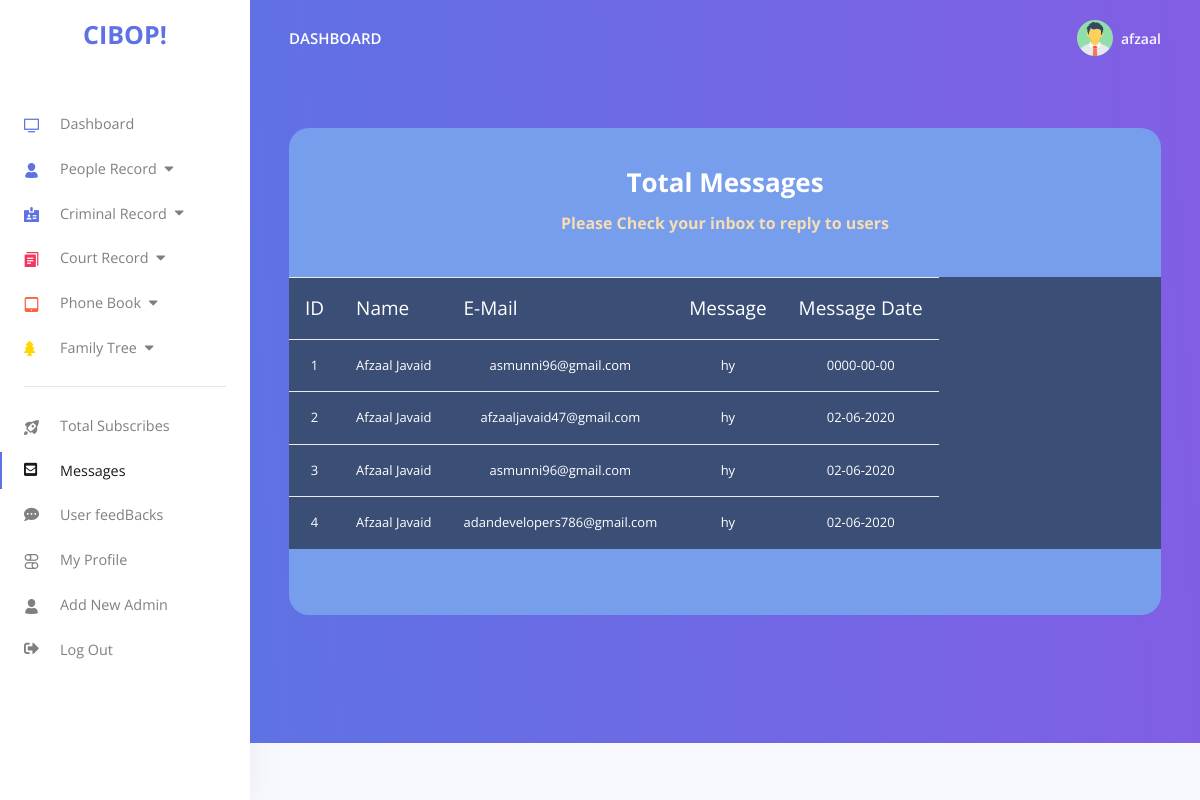
The page /admin/messages.php (signed in) on the database its author committed.
### tables this page shows
CREATE TABLE `messages` (
  `id` int(11) NOT NULL,
  `user_name` varchar(255) NOT NULL,
  `email` varchar(255) NOT NULL,
  `message` varchar(255) NOT NULL,
  `message_date` varchar(100) NOT NULL
);

### admin/messages.php (the view, shortened to what this page needs)
<?php
if(!isset($_COOKIE['login']))
{
    header("location:login.php");
}
else
{
$un_id=$_COOKIE["un"];
include("dbcon.php");
$sql="SELECT * FROM `admins` WHERE `id`='$un_id'";
$run=mysqli_query($con,$sql);
$data=mysqli_fetch_array($run);
}
?>
<!DOCTYPE html>
<html lang="en">
<head>
  <link href="./assets/js/plugins/nucleo/css/nucleo.css" rel="stylesheet" />
  <link href="./assets/js/plugins/@fortawesome/fontawesome-free/css/all.min.css" rel="stylesheet" />
  <link href="./assets/css/argon-dashboard.css?v=1.1.1" rel="stylesheet" />
</head>
<body class="">
  <nav class="navbar navbar-vertical fixed-left navbar-expand-md navbar-light bg-white" id="sidenav-main">
    <div class="container-fluid">
      <a class="navbar-brand pt-0" href="./dashboard.php">
      <span class="text-blue" style="font-weight:bold;font-size: 25px;">CIBOP!</span>
      </a>
      <div class="collapse navbar-collapse" id="sidenav-collapse-main">
        <ul class="navbar-nav">
          <li class="nav-item">
            <a class="nav-link" href="dashboard.php">
              <i class="ni ni-tv-2 text-primary"></i> Dashboard
            </a>
          </li>
          <li class="nav-item dropdown">
            <a class="nav-link" href="" data-toggle="dropdown">
              <i class="ni ni-single-02 text-blue"></i>People Record&nbsp;&nbsp;<i class="fas fa-caret-down"></i>
            </a>
          </li>
          <li class="nav-item dropdown">
            <a class="nav-link" href="add_people_record.php" data-toggle="dropdown">
              <i class="ni ni-badge text-blue"></i>Criminal Record&nbsp;&nbsp;<i class="fas fa-caret-down"></i>
            </a>
          </li>
          <li class="nav-item dropdown">
            <a class="nav-link" href="add_people_record.php" data-toggle="dropdown">
              <i class="ni ni-single-copy-04 text-red"></i>Court Record&nbsp;&nbsp;<i class="fas fa-caret-down"></i>
            </a>
          </li>
          <li class="nav-item dropdown">
            <a class="nav-link" href="add_people_record.php" data-toggle="dropdown">
              <i class="ni ni-tablet-button text-orange"></i>Phone Book&nbsp;&nbsp;<i class="fas fa-caret-down"></i>
            </a>
          </li>
          <li class="nav-item dropdown">
            <a class="nav-link" href="add_people_record.php" data-toggle="dropdown">
              <i><i class="fas fa-tree text-yellow"></i></i>Family Tree&nbsp;&nbsp;<i class="fas fa-caret-down"></i>
            </a>
          </li>
          </ul>
        <hr class="my-3">
        <ul class="navbar-nav mb-md-3">
          <li class="nav-item">
            <a class="nav-link" href="total_subscribers.php">
              <i class="ni ni-spaceship"></i>Total Subscribes
            </a>
          </li>
          <li class="nav-item active">
            <a class="nav-link active" href="messages.php">
              <i class="fas fa-envelope-square"></i> Messages
            </a>
          </li>
          <li class="nav-item">
            <a class="nav-link" href="user_feedbacks.php">
              <i class="fas fa-comment-dots"></i> User feedBacks
            </a>
          </li>
          <li class="nav-item">
            <a class="nav-link" href="my_profile.php">
              <i class="ni ni-ui-04"></i> My Profile
            </a>
          </li>
           <li class="nav-item">
            <a class="nav-link" href="add_new_admin.php">
              <i class="ni ni-single-02"></i> Add New Admin
            </a>
          </li>
           <li class="nav-item">
            <a class="nav-link" href="index.php">
              <i class="fas fa-sign-out-alt"></i>Log Out
            </a>
          </li>
        </ul>
      </div>
    </div>
  </nav>
  <div class="main-content">
    <nav class="navbar navbar-top navbar-expand-md navbar-dark" id="navbar-main">
      <div class="container-fluid">
        <a class="h4 mb-0 text-white text-uppercase d-none d-lg-inline-block" href="./dashboard.php">Dashboard</a>
       <ul class="navbar-nav align-items-center d-none d-md-flex">
          <li class="nav-item dropdown">
            <a class="nav-link pr-0" href="#" role="button" data-toggle="dropdown" aria-haspopup="true" aria-expanded="false">
              <div class="media align-items-center">
                <span class="avatar avatar-sm rounded-circle">  <img src="./assets/img/admin-avatar.png" width="45px" />
                </span>
                <div class="media-body ml-2 d-none d-lg-block">
                  <span class="mb-0 text-sm  font-weight-bold">
                    <?php echo $data['user_name'];?></span>
                </div>
              </div>
            </a>
          </li>
        </ul>
      </div>
    </nav>
    <div class="header bg-gradient-primary pb-8 pt-5 pt-md-8">
      <div class="container-fluid">
        <div class="header-body">
          <div style="background-color: #779eed;padding-top: 15px;padding-bottom: 50px;border-radius: 20px;color: white;">
            <h1 style="text-align: center;font-weight: bold;padding-top: 20px;color: white;">Total Messages</h1>
            <p style="text-align: center;font-weight: bold;color: wheat">Please Check your inbox to reply to users</p>
            <br>
      <center style="background-color: rgba(0,0,0,0.5);">
      <table class="table table-responsive table-condensed">
        <thead>
        <tr>
          <td style="font-size: 19px;">ID</td>
          <td style="font-size: 19px;">Name</td>
          <td style="font-size: 19px;">E-Mail</td>
          <td style="font-size: 19px;">Message</td>
          <td style="font-size: 19px;">Message Date</td>
        </tr>
        </thead>
        <tbody>
          <?php
          $sql="SELECT * FROM `messages`";
          $run=mysqli_query($con,$sql);
          if(mysqli_num_rows($run)>0)
          {
          while($data=mysqli_fetch_assoc($run))
          {
              ?>
              <tr>
                  <td class="text-center"><?php echo $data['id'];?></td>
                  <td class="text-center"><?php echo $data['user_name'];?></td>
                  <td class="text-center"><?php echo $data['email'];?></td>
                  <td class="text-center"><?php echo $data['message'];?></td>
                  <td class="text-center"><?php echo $data['message_date'];?></td>
              <?php
          }
        }
     else
      {
        ?>
        <h2 style="color: white;text-align: center;">No Record Found</h2>
        <?php
      }
        ?>
     </tbody>
      </table>
    </center>
        </div>
      </div>
    </div>
  </div>
</body>
</html>

### rows shown on the page
messages: id "1", user_name "Afzaal Javaid", email "asmunni96@gmail.com", message "hy", message_date "0000-00-00"
messages: id "2", user_name "Afzaal Javaid", email "afzaaljavaid47@gmail.com", message "hy", message_date "02-06-2020"
messages: id "3", user_name "Afzaal Javaid", email "asmunni96@gmail.com", message "hy", message_date "02-06-2020"
messages: id "4", user_name "Afzaal Javaid", email "adandevelopers786@gmail.com", message "hy", message_date "02-06-2020"

### other values the page prints
$data['user_name'] "afzaal"
